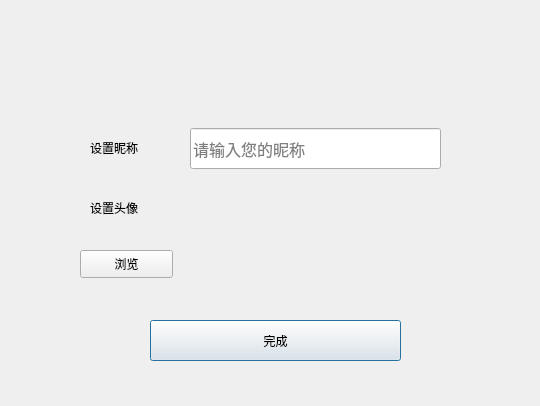
<?xml version="1.0" encoding="UTF-8"?>
<ui version="4.0">
 <class>Dialo</class>
 <widget class="QDialog" name="Dialo">
  <property name="geometry">
   <rect>
    <x>0</x>
    <y>0</y>
    <width>540</width>
    <height>406</height>
   </rect>
  </property>
  <property name="font">
   <font>
    <family>黑体</family>
   </font>
  </property>
  <property name="windowTitle">
   <string>Dialog</string>
  </property>
  <property name="sizeGripEnabled">
   <bool>false</bool>
  </property>
  <widget class="QLineEdit" name="editName">
   <property name="geometry">
    <rect>
     <x>190</x>
     <y>128</y>
     <width>251</width>
     <height>41</height>
    </rect>
   </property>
   <property name="font">
    <font>
     <family>微软雅黑</family>
     <pointsize>12</pointsize>
    </font>
   </property>
   <property name="cursor">
    <cursorShape>ArrowCursor</cursorShape>
   </property>
   <property name="toolTip">
    <string>请输入新的昵称</string>
   </property>
   <property name="text">
    <string/>
   </property>
   <property name="placeholderText">
    <string notr="true">请输入您的昵称</string>
   </property>
   <property name="clearButtonEnabled">
    <bool>false</bool>
   </property>
  </widget>
  <widget class="QWidget" name="top" native="true">
   <property name="geometry">
    <rect>
     <x>0</x>
     <y>0</y>
     <width>541</width>
     <height>81</height>
    </rect>
   </property>
   <widget class="QToolButton" name="closeBt">
    <property name="geometry">
     <rect>
      <x>510</x>
      <y>0</y>
      <width>31</width>
      <height>41</height>
     </rect>
    </property>
    <property name="cursor">
     <cursorShape>PointingHandCursor</cursorShape>
    </property>
    <property name="toolTip">
     <string>关闭</string>
    </property>
    <property name="text">
     <string/>
    </property>
    <property name="checkable">
     <bool>false</bool>
    </property>
    <property name="popupMode">
     <enum>QToolButton::DelayedPopup</enum>
    </property>
    <property name="autoRaise">
     <bool>true</bool>
    </property>
   </widget>
  </widget>
  <widget class="QPushButton" name="btDone">
   <property name="geometry">
    <rect>
     <x>150</x>
     <y>320</y>
     <width>251</width>
     <height>41</height>
    </rect>
   </property>
   <property name="cursor">
    <cursorShape>PointingHandCursor</cursorShape>
   </property>
   <property name="toolTip">
    <string>完成</string>
   </property>
   <property name="text">
    <string>完成</string>
   </property>
   <property name="default">
    <bool>true</bool>
   </property>
   <property name="flat">
    <bool>false</bool>
   </property>
  </widget>
  <widget class="QLabel" name="lblhead">
   <property name="geometry">
    <rect>
     <x>240</x>
     <y>190</y>
     <width>111</width>
     <height>111</height>
    </rect>
   </property>
   <property name="text">
    <string/>
   </property>
   <property name="scaledContents">
    <bool>true</bool>
   </property>
  </widget>
  <widget class="QLabel" name="label_2">
   <property name="geometry">
    <rect>
     <x>90</x>
     <y>200</y>
     <width>91</width>
     <height>16</height>
    </rect>
   </property>
   <property name="text">
    <string>设置头像</string>
   </property>
  </widget>
  <widget class="QPushButton" name="scanPic">
   <property name="geometry">
    <rect>
     <x>80</x>
     <y>250</y>
     <width>93</width>
     <height>28</height>
    </rect>
   </property>
   <property name="cursor">
    <cursorShape>PointingHandCursor</cursorShape>
   </property>
   <property name="toolTip">
    <string>浏览</string>
   </property>
   <property name="text">
    <string>浏览</string>
   </property>
   <property name="flat">
    <bool>false</bool>
   </property>
  </widget>
  <widget class="QLabel" name="label_3">
   <property name="geometry">
    <rect>
     <x>90</x>
     <y>140</y>
     <width>72</width>
     <height>15</height>
    </rect>
   </property>
   <property name="text">
    <string>设置昵称</string>
   </property>
  </widget>
 </widget>
 <resources/>
 <connections/>
</ui>
